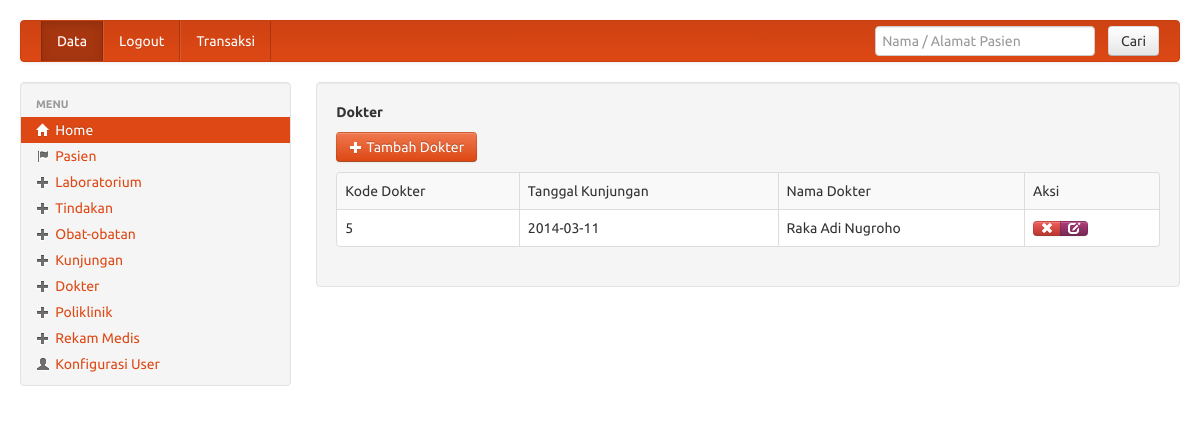
The app's page /pengurus/datadokter.php (signed in) with its own data.
### tables this page shows
CREATE TABLE IF NOT EXISTS `dokter` (
  `kd_dokter` int(11) NOT NULL AUTO_INCREMENT,
  `kd_poli` int(11) NOT NULL,
  `tgl_kunjungan` date NOT NULL,
  `kd_user` int(11) NOT NULL,
  `nm_dokter` varchar(300) NOT NULL,
  `sip` enum('pagi','siang','malam','') NOT NULL,
  `tmpat_lhr` varchar(300) NOT NULL,
  `no_tlp` varchar(14) NOT NULL,
  `alamat` varchar(300) NOT NULL,
  PRIMARY KEY (`kd_dokter`)
);

### pengurus/datadokter.php (the view, shortened to what this page needs)
<?php require_once('../Connections/koneksi.php'); ?>
<?php
$maxRows_tampil = 10;
$pageNum_tampil = 0;
$startRow_tampil = $pageNum_tampil * $maxRows_tampil;
$query_tampil = "SELECT kd_dokter, tgl_kunjungan, nm_dokter, sip FROM dokter";
$query_limit_tampil = sprintf("%s LIMIT %d, %d", $query_tampil, $startRow_tampil, $maxRows_tampil);
$tampil = mysql_query($query_limit_tampil, $koneksi) or die(mysql_error());
$row_tampil = mysql_fetch_assoc($tampil);
?>
<!DOCTYPE html PUBLIC "-//W3C//DTD XHTML 1.0 Transitional//EN" "http://www.w3.org/TR/xhtml1/DTD/xhtml1-transitional.dtd">
<html xmlns="http://www.w3.org/1999/xhtml">
<head>
<link rel='stylesheet' type='text/css' href='../library/bootstrap/bootstrap.css'/>
<link rel='stylesheet' type='text/css' href='../library/bootstrap/style.css'/>
</head>
<body>
<div class='container-fluid' style='margin-top:20px;'>
<?php include("navbar.php"); ?>
	<div class='row-fluid'>
	<?php include("sidebar.php"); ?>
    <div class="span9">
    <div class='well' fixed center;'>
		<b>Dokter</b>
		<p style='margin-top:10px'>
		<a href='dokterbaru.php' class='btn btn-primary'><i class='icon icon-white icon-plus'></i> Tambah Dokter</a>
	  <table style='margin-top:10px;background:white' class="table table-bordered table-striped table-hover">
		  <tr>
		    <td>Kode Dokter</td>
		    <td>Tanggal Kunjungan</td>
		    <td>Nama Dokter</td>
		    <td>Aksi</td>
	      </tr>
		  <?php do { ?>
		    <tr>
		      <td><?php echo $row_tampil['kd_dokter']; ?></td>
		      <td><?php echo $row_tampil['tgl_kunjungan']; ?></td>
		      <td><?php echo $row_tampil['nm_dokter']; ?></td>
		      <td>
              <div class='btn-group'>
              <a href="hapusdokter.php?kd_dokter=<?php echo $row_tampil['kd_dokter']; ?>" class="btn btn-mini btn-danger tipsy-kiri-atas" title="Hapus Data Ini"><i class="icon-remove icon-white"></i></a>
              <a href="formeditdokter.php?kd_dokter=<?php echo $row_tampil['kd_dokter']; ?>" class="btn btn-mini btn-info tipsy-kiri-atas" title='Edit Data ini'> <i class="icon-edit icon-white"></i> </a></div>
              </td>
	      </tr>
		    <?php } while ($row_tampil = mysql_fetch_assoc($tampil)); ?>
	  </table>
    </div>
    </div>
</div>
</body>
</html>

### records on screen
dokter: kd_dokter "5", tgl_kunjungan "2014-03-11", nm_dokter "Raka Adi Nugroho"
